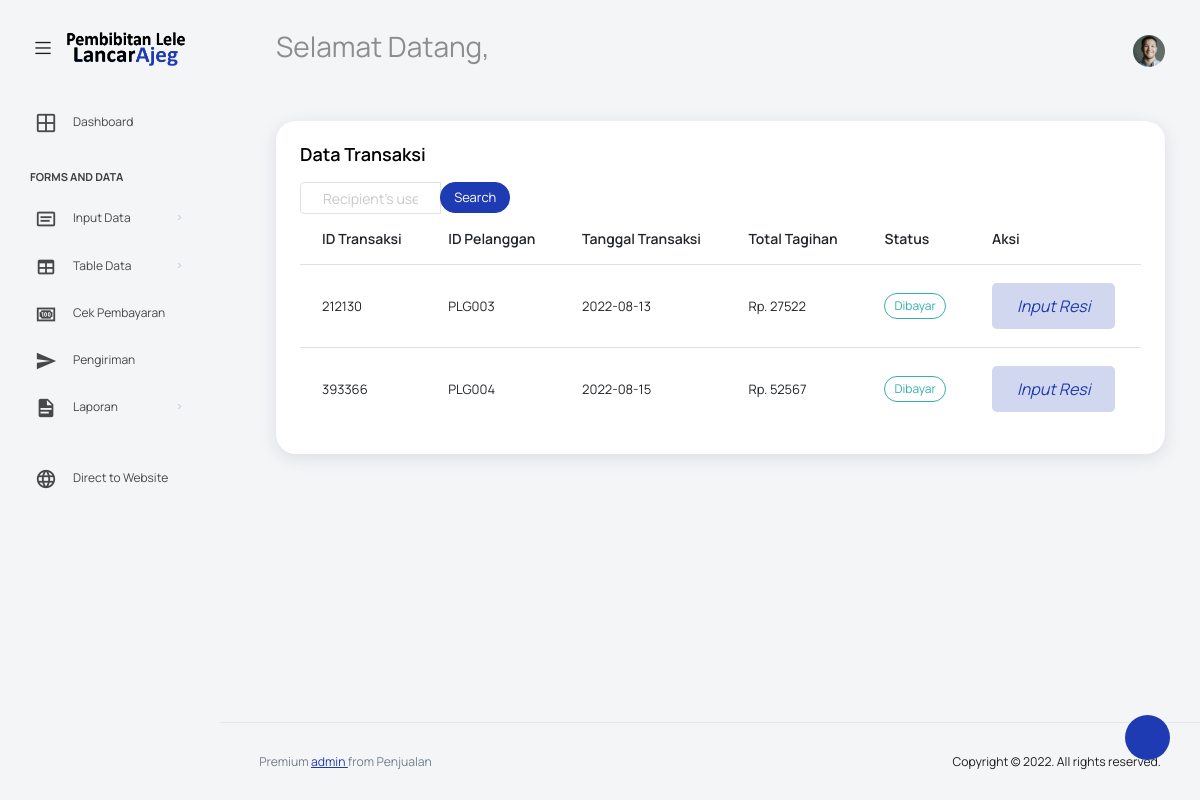
Screenshot of /admin-dashboard/form-transaksi.php with the database file from the repository.
### tables this page shows
CREATE TABLE `transaksi` (
  `id_transaksi` varchar(255) NOT NULL,
  `id_order` int(50) NOT NULL,
  `id_pelanggan` varchar(25) NOT NULL,
  `total_tagihan` int(20) NOT NULL,
  `metode_pembayaran` varchar(255) NOT NULL,
  `waktu_transaksi` date NOT NULL,
  `status` varchar(25) NOT NULL,
  `pdf_url` varchar(255) NOT NULL,
  `kurir` varchar(50) NOT NULL,
  `resi` varchar(25) NOT NULL
);

### admin-dashboard/config/koneksi.php (called while the page is built, shortened)
<?php
$koneksi  =  mysqli_connect("localhost", "root", "", "db_lele");
$perlu_dikirim =$koneksi->query("select * from transaksi where status='Dibayar'");

### admin-dashboard/form-transaksi.php (the view, shortened to what this page needs)
<?php
include 'config/koneksi.php';
?>
<!DOCTYPE html>
<html lang="en">
<head>
    <link rel="stylesheet" href="vendors/feather/feather.css">
    <link rel="stylesheet" href="vendors/mdi/css/materialdesignicons.min.css">
    <link rel="stylesheet" href="vendors/ti-icons/css/themify-icons.css">
    <link rel="stylesheet" href="vendors/typicons/typicons.css">
    <link rel="stylesheet" href="vendors/simple-line-icons/css/simple-line-icons.css">
    <link rel="stylesheet" href="vendors/css/vendor.bundle.base.css">
    <link rel="stylesheet" href="vendors/datatables.net-bs4/dataTables.bootstrap4.css">
    <link rel="stylesheet" href="js/select.dataTables.min.css">
    <link rel="stylesheet" href="css/vertical-layout-light/style.css">
</head>
<body>
    <div class="container-scroller">
        <nav class="navbar default-layout col-lg-12 col-12 p-0 fixed-top d-flex align-items-top flex-row">
            <div class="text-center navbar-brand-wrapper d-flex align-items-center justify-content-start">
                <div class="me-3">
                    <button class="navbar-toggler navbar-toggler align-self-center" type="button" data-bs-toggle="minimize">
                        <span class="icon-menu"></span>
                    </button>
                </div>
                <div>
                    <a class="navbar-brand brand-logo" href="index.php">
                        <img src="images/logo.png" width="200" alt="logo" />
                    </a>
                </div>
            </div>
            <div class="navbar-menu-wrapper d-flex align-items-top">
                <ul class="navbar-nav">
                    <li class="nav-item font-weight-semibold d-none d-lg-block ms-0">
                        <h1 class="welcome-text">Selamat Datang, <span class="text-black fw-bold"><?= $_SESSION['admin']['nama'] ?></span></h1>
                    </li>
                </ul>
                <ul class="navbar-nav ms-auto">
                    <li class="nav-item dropdown d-none d-lg-block user-dropdown">
                        <a class="nav-link" id="UserDropdown" href="#" data-bs-toggle="dropdown" aria-expanded="false">
                            <img class="img-xs rounded-circle" src="images/faces/face8.jpg" alt="Profile image"> </a>
                    </li>
                </ul>
            </div>
        </nav>
        <div class="container-fluid page-body-wrapper">
            <div class="theme-setting-wrapper">
                <div id="settings-trigger"><i class="ti-settings"></i></div>
            </div>
            <nav class="sidebar sidebar-offcanvas" id="sidebar">
                <ul class="nav">
                    <li class="nav-item">
                        <a class="nav-link" href="index.php">
                            <i class="mdi mdi-grid-large menu-icon"></i>
                            <span class="menu-title">Dashboard</span>
                        </a>
                    </li>
                    <li class="nav-item nav-category">Forms and Data</li>
                    <li class="nav-item">
                        <a class="nav-link" data-bs-toggle="collapse" href="#form-elements" aria-expanded="false" aria-controls="form-elements">
                            <i class="menu-icon mdi mdi-card-text-outline"></i>
                            <span class="menu-title">Input Data</span>
                            <i class="menu-arrow"></i>
                        </a>
                    </li>
                    <li class="nav-item">
                        <a class="nav-link" data-bs-toggle="collapse" href="#tables" aria-expanded="false" aria-controls="tables">
                            <i class="menu-icon mdi mdi-table"></i>
                            <span class="menu-title">Table Data</span>
                            <i class="menu-arrow"></i>
                        </a>
                    </li>
                    <li class="nav-item">
                        <a class="nav-link" href="cek-pembayaran.php">
                            <i class="mdi mdi-cash-100 menu-icon"></i>
                            <span class="menu-title">Cek Pembayaran</span>
                        </a>
                    </li>
                    <li class="nav-item">
                        <a class="nav-link" href="form-transaksi.php">
                            <i class="mdi mdi-send menu-icon"></i>
                            <span class="menu-title">Pengiriman</span>
                        </a>
                    </li>
                    <li class="nav-item">
                        <a class="nav-link" data-bs-toggle="collapse" href="#laporan" aria-expanded="false" aria-controls="tables">
                            <i class="menu-icon mdi mdi-file-document"></i>
                            <span class="menu-title">Laporan</span>
                            <i class="menu-arrow"></i>
                        </a>
                    </li>
                    <li class="nav-item">
                        <a class="nav-link" target="_blank">
                        </a>
                    </li>
                    <li class="nav-item">
                        <a class="nav-link" target="_blank" href="../index.php">
                            <i class="mdi mdi-web menu-icon"></i>
                            <span class="menu-title">Direct to Website</span>
                        </a>
                    </li>
                </ul>
            </nav>
            <div class="main-panel">
                <div class="content-wrapper">
                    <div class="row">
                        <div class="col-lg-12 grid-margin stretch-card">
                            <div class="card">
                                <div class="card-body">
                                    <h4 class="card-title">Data Transaksi</h4>
                                    <form action="" method="post" class=" col-sm-3 md-4">
                                        <div class="input-group">
                                            <input type="text" class="form-control" name="idcari" placeholder="Recipient's username" aria-label="Recipient's username">
                                            <div class="input-group-append">
                                                <button class="btn btn-sm btn-primary" name="cari">Search</button>
                                            </div>
                                        </div>
                                    </form>
                                    <div class="table-responsive">
                                        <table class="table table-striped-hover" id="table1">
                                            <thead>
                                                <tr>
                                                    <th>ID Transaksi</th>
                                                    <th>ID Pelanggan</th>
                                                    <th>Tanggal Transaksi</th>
                                                    <th>Total Tagihan</th>
                                                    <th>Status</th>
                                                    <th>Aksi</th>
                                                </tr>
                                            </thead>
                                            <tbody>
                                                <?php while ($data = $perlu_dikirim->fetch_assoc()) { ?>
                                                    <tr>
                                                        <td><?= $data['id_transaksi']; ?></td>
                                                        <td><?= $data['id_pelanggan']; ?></td>
                                                        <td><?= $data['waktu_transaksi']; ?></td>
                                                        <td>Rp. <?= $data['total_tagihan']; ?></td>
                                                        <td><label class="badge badge-success"><?= $data['status']; ?></label></td>
                                                        <td>
                                                            <div class="">
                                                                <button type="button" class="btn btn-inverse-primary btn-fw" data-bs-toggle="modal" data-bs-target="#modalCenter<?= $data['id_transaksi']; ?>">
                                                                    <i aria-hidden="true">Input Resi</i>
                                                                </button>
                                                            </div>
                                                        </td>
                                                    </tr>
                                                <?php } ?>
                                            </tbody>
                                        </table>
                                    </div>
                                </div>
                            </div>
                        </div>
                    </div>
                </div>
                <footer class="footer">
                    <div class="d-sm-flex justify-content-center justify-content-sm-between">
                        <span class="text-muted text-center text-sm-left d-block d-sm-inline-block">Premium <a href="index.php" target="_blank">admin </a> from Penjualan</span>
                        <span class="float-none float-sm-right d-block mt-1 mt-sm-0 text-center">Copyright © 2022. All rights reserved.</span>
                    </div>
                </footer>
            </div>
        </div>
    </div>
</body>
</html>

### rows the page displays
transaksi: id_transaksi "212130", id_pelanggan "PLG003", waktu_transaksi "2022-08-13", total_tagihan "27522", status "Dibayar"
transaksi: id_transaksi "393366", id_pelanggan "PLG004", waktu_transaksi "2022-08-15", total_tagihan "52567", status "Dibayar"
